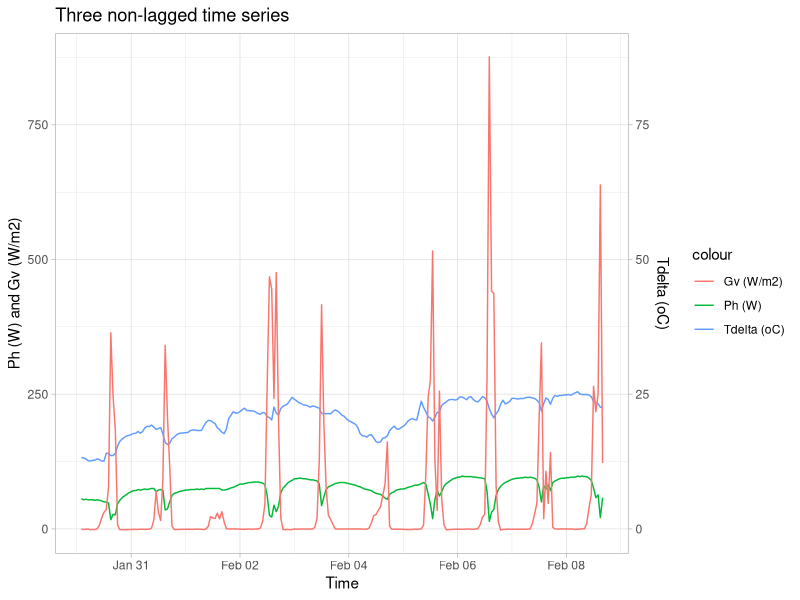
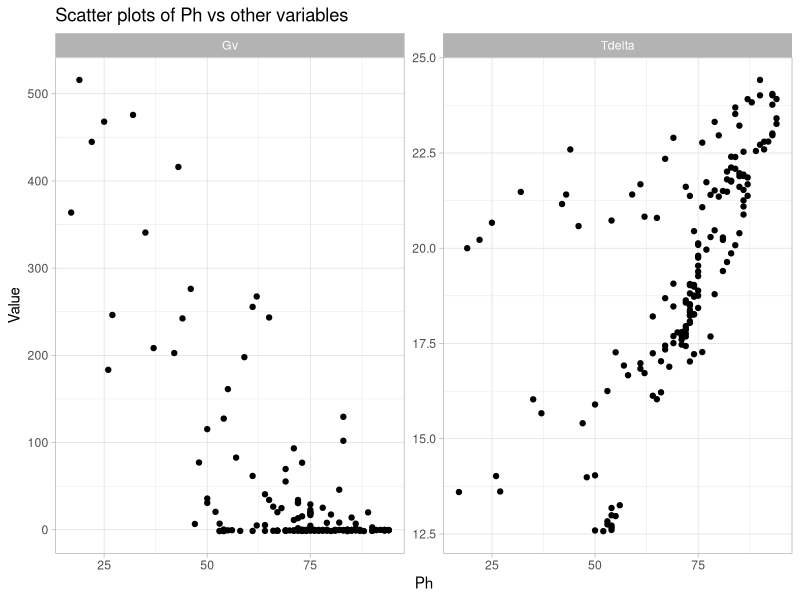
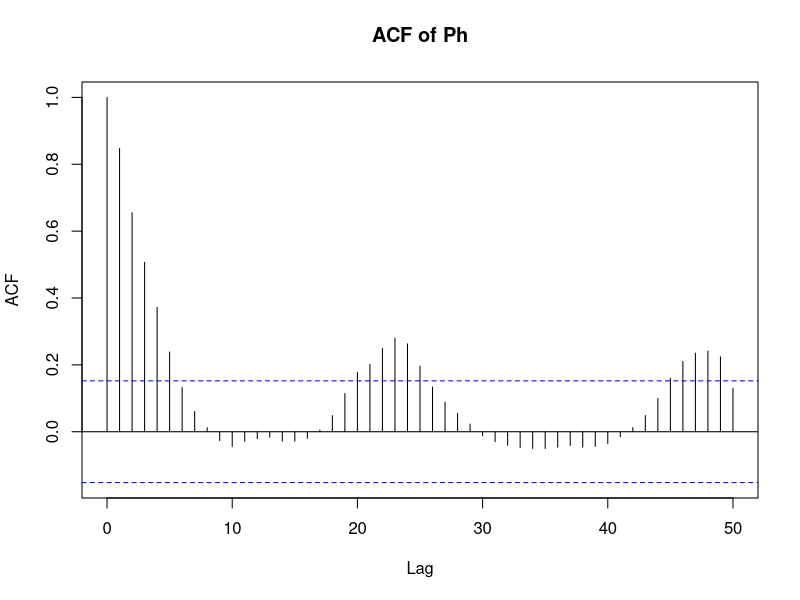
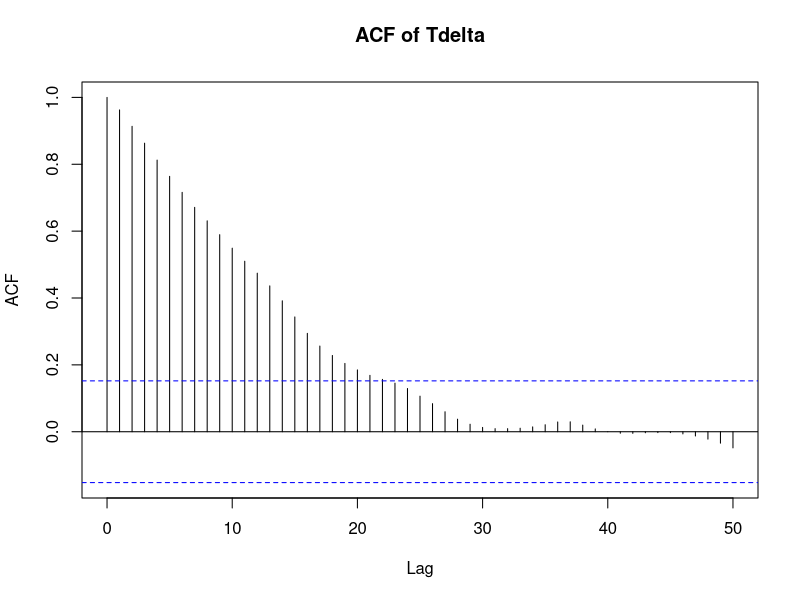
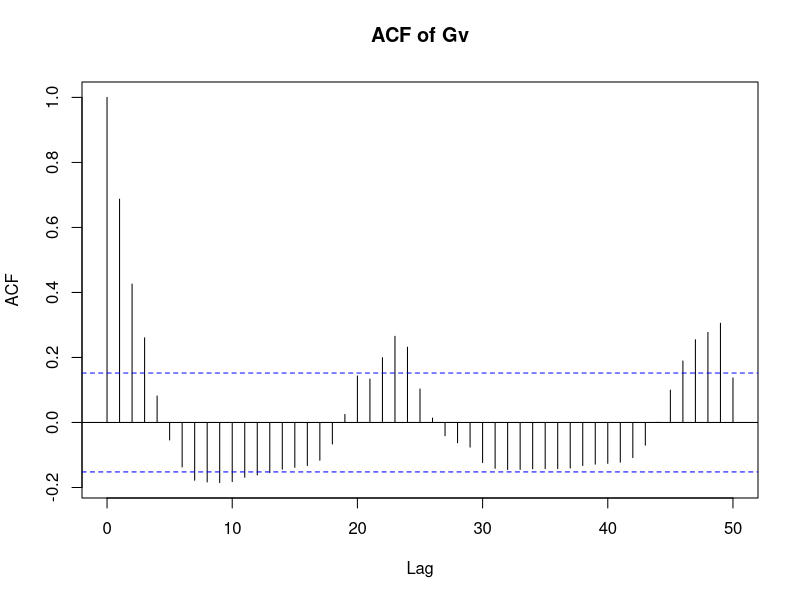

The R script that drew these images, in order: (Note: this script raises an error after producing the figures.)
# ---- Question 3.1: Load data ----
rm(list = ls())
library(ggplot2)
library(tidyr)
library(gridExtra)

# Read data
data <- read.csv("assignment3_2025/box_data_60min.csv")

# Create continuous time variable starting from 0
data$tdate <- as.POSIXct(data$tdate, "%Y-%m-%d %H:%M:%S", tz="UTC")

# Create the ggplot Ph Tdelta Gv with time
ggplot(data, aes(x = tdate)) +
  geom_line(aes(y = Ph, color = "Ph (W)")) +
  geom_line(aes(y = Tdelta*10, color = "Tdelta (oC)")) +
  geom_line(aes(y = Gv, color = "Gv (W/m2)")) +
  scale_y_continuous(
    name = "Ph (W) and Gv (W/m2)",
    sec.axis = sec_axis(~ ./10, name = "Tdelta (oC)")
  ) +
  
  labs(title = "Three non-lagged time series", x = "Time", y = "Response") +
  theme_light()

# ---- Question 3.2: Split data ----
# Divide intro train and test set
teststart <- as.POSIXct("2013-02-06 00:00", tz="UTC")
train <- data[data$tdate < teststart, ]
test <- data[data$tdate >= teststart, ]

# ---- Question 3.3: Data analysis ----
target_column <- "Ph"
# Reshape the dataframe to a long format
data_nonlag = train[c("Ph", "Tdelta", "Gv")]
data_long <- data_nonlag %>%
  pivot_longer(cols = colnames(data_nonlag)[2:3], names_to = "variable", values_to = "value")

# Create the scatter plot with facets
ggplot(data_long, aes_string(x = target_column, y = "value")) +
  geom_point() +
  facet_wrap(~ variable, scales = "free_y") +
  labs(title = paste("Scatter plots of", target_column, "vs other variables"),
       x = target_column,
       y = "Value") +
  theme_light()

# ACF plots
acf(train$Ph, lag.max=50, main = paste("ACF of Ph"))
acf(train$Tdelta, lag.max=50, main = paste("ACF of Tdelta"))
acf(train$Gv, lag.max=50, main = paste("ACF of Gv"))

# CCF plots
ccf_tdelta <- Ccf(train$Tdelta, train$Ph, lag.max = 50, plot = TRUE)
ccf_gv <- Ccf(train$Gv, train$Ph, lag.max = 50, plot = TRUE)

# ---- Question 3.4: Impulse response?? ----
# # Build lag matrix
# library(dynlm)
# 
# # Impulse response from Tdelta to Ph
# lags <- 10
# tdelta_model <- dynlm(Ph ~ L(Tdelta, 0:lags), data = train)
# plot(0:3, coef(tdelta_model)[-1], type = "h",
#      xlab = "Lag", ylab = "Coefficient", main = "Impulse Response: Tdelta → Ph")
# 
# # Impulse response from Gv to Ph
# gv_model <- dynlm(Ph ~ L(Gv, 0:lags), data = train)
# plot(0:lags, coef(gv_model)[-1], type = "h",
#      xlab = "Lag", ylab = "Coefficient", main = "Impulse Response: Gv → Ph")

# ---- Question 3.5: Linear regression ----
# First train the model based on 3 data points before doing one-step prediction
lm_model <- lm(Ph ~ Tdelta + Gv, data = train[1:3,])

res_list = list()
y_pred_list = list()
for (i in (4:nrow(train))) {
  y_true = train[i,]$Ph
  y_pred = predict(lm_model, newdata = train[i,])
  residual = (y_true - y_pred)[1]
  
  res_list[i] <- residual
  y_pred_list[i] = y_pred
  
  lm_model = lm(Ph ~ Tdelta + Gv, data = train[1:i,])
}

# Residual diagnostics
combined_list = mapply(cbind, y_pred_list, res_list, SIMPLIFY = FALSE)
df_pred_residual <- do.call(rbind, combined_list)
df_pred_residual <- as.data.frame(df_pred_residual, stringsAsFactors = FALSE)

# Add three null values at the beginning of each column
df_pred_residual <- rbind(data.frame(V1 = rep(NA, 3), V2 = rep(NA, 3)), df_pred_residual)

df_pred_residual$tdate = train$tdate
df_pred_residual$y_true = train$Ph
df_pred_residual$Tdelta = train$Tdelta
df_pred_residual$Gv = train$Gv
colnames(df_pred_residual)[1:2] <- c("y_pred", "residuals")

# Create the ggplot y_pred and y_true
ggplot(df_pred_residual, aes(x = tdate)) +
  geom_point(aes(y = y_true, color = "y_true (Ph)")) +
  geom_line(aes(y = y_pred, color = "y_pred (Ph)")) +
  scale_color_manual(values = c("y_true (Ph)" = "black", "y_pred (Ph)" = "red")) +
  labs(title = "Comparison: true Ph and predicted Ph based on linear regression model",
       x = "Time", y = "Response", color = "Legend") +
  theme_light()

# Residuals
# Create the residuals plot
residuals_plot <- ggplot(df_pred_residual, aes(x = tdate)) +
  geom_line(aes(y = residuals)) +
  labs(title = "Residuals from one-step prediction using linear regression",
       x = "Time", y = "Residuals") +
  theme_light()

# Remove missing values from the residuals column
cleaned_residuals <- na.omit(df_pred_residual$residuals)

# Create the ACF plot
acf_plot <- ggplot(data.frame(lag = acf(cleaned_residuals, lag.max=50)$lag, 
                              acf = acf(cleaned_residuals, lag.max=50)$acf), 
                   aes(x = lag, y = acf)) +
  geom_bar(stat = "identity") +
  labs(title = "ACF of Residuals", x = "Lag", y = "ACF") +
  theme_light()

# Create the CCF plots
ccf_tdelta_data <- ccf(df_pred_residual[4:nrow(df_pred_residual),]$Tdelta, 
                       df_pred_residual[4:nrow(df_pred_residual),]$residuals, lag.max = 50, plot = FALSE)
ccf_tdelta_plot <- ggplot(data.frame(lag = ccf_tdelta_data$lag, ccf = ccf_tdelta_data$acf), aes(x = lag, y = ccf)) +
  geom_bar(stat = "identity") +
  labs(title = "CCF of Tdelta and residuals", x = "Lag", y = "CCF") +
  theme_light()

ccf_gv_data <- ccf(df_pred_residual[4:nrow(df_pred_residual),]$Gv, 
                   df_pred_residual[4:nrow(df_pred_residual),]$residuals, lag.max = 50, plot = FALSE)
ccf_gv_plot <- ggplot(data.frame(lag = ccf_gv_data$lag, ccf = ccf_gv_data$acf), aes(x = lag, y = ccf)) +
  geom_bar(stat = "identity") +
  labs(title = "CCF of Gv and residuals", x = "Lag", y = "CCF") +
  theme_light()


# Combine the two plots into one figure
grid.arrange(residuals_plot, acf_plot, ccf_tdelta_plot, ccf_gv_plot, ncol = 1)


# Need to add ARX

# ---- Question 3.6: Linear regression ----
arx1_model <- lm(Ph ~ Ph.l1 + Tdelta + Gv, data = train)
summary(arx1_model)

# Residual diagnostics
resid_arx1 <- resid(arx1_model)
plot(resid_arx1, type = "l", main = "Residuals from ARX(1)")
acf(resid_arx1, main = "ACF of ARX(1) Residuals")

# ---- Question 3.7: Linear regression ----
library(MASS)

max_order <- 5
aic_vals <- numeric(max_order)
bic_vals <- numeric(max_order)

for (order in 1:max_order) {
  predictors <- paste0("Ph.l", 1:order, collapse = " + ")
  tdelta_lags <- paste0("Tdelta.l", 0:(order - 1), collapse = " + ")
  gv_lags <- paste0("Gv.l", 0:(order - 1), collapse = " + ")
  
  formula <- as.formula(paste("Ph ~", predictors, "+", tdelta_lags, "+", gv_lags))
  fit <- lm(formula, data = train)
  
  aic_vals[order] <- AIC(fit)
  bic_vals[order] <- BIC(fit)
}

# Plot
plot(1:max_order, aic_vals, type = "b", col = "blue", ylim = range(c(aic_vals, bic_vals)),
     ylab = "Information Criterion", xlab = "Model Order", main = "AIC vs BIC")
lines(1:max_order, bic_vals, type = "b", col = "red")
legend("topright", legend = c("AIC", "BIC"), col = c("blue", "red"), lty = 1)

# ---- Question 3.8: Linear regression ----
library(Metrics)

rmse_vals <- numeric(max_order)

for (order in 1:max_order) {
  predictors <- paste0("Ph.l", 1:order, collapse = " + ")
  tdelta_lags <- paste0("Tdelta.l", 0:(order - 1), collapse = " + ")
  gv_lags <- paste0("Gv.l", 0:(order - 1), collapse = " + ")
  
  formula <- as.formula(paste("Ph ~", predictors, "+", tdelta_lags, "+", gv_lags))
  fit <- lm(formula, data = train)
  
  preds <- predict(fit, newdata = test)
  rmse_vals[order] <- rmse(test$Ph, preds)
}

# Plot RMSE vs Model Order
plot(1:max_order, rmse_vals, type = "b", col = "darkgreen",
     xlab = "Model Order", ylab = "RMSE", main = "One-step RMSE on Test Data")

# ---- Question 3.9: Linear regression ----
best_order <- which.min(bic_vals)  # Or pick based on RMSE if preferred

# Recursive multi-step prediction
predicted_ph <- rep(NA, nrow(data))
for (t in (best_order + 1):nrow(data)) {
  lag_ph <- sapply(1:best_order, function(l) predicted_ph[t - l])
  lag_td <- sapply(0:(best_order - 1), function(l) data$Tdelta[t - l])
  lag_gv <- sapply(0:(best_order - 1), function(l) data$Gv[t - l])
  
  coefs <- coef(lm(
    as.formula(paste("Ph ~", 
                     paste0("Ph.l", 1:best_order, collapse = " + "), "+",
                     paste0("Tdelta.l", 0:(best_order - 1), collapse = " + "), "+",
                     paste0("Gv.l", 0:(best_order - 1), collapse = " + ")
    )), data = train))
  
  pred <- sum(c(1, lag_ph, lag_td, lag_gv) * coefs)
  predicted_ph[t] <- pred
}

# Plot vs actual
plot(data$time, data$Ph, type = "l", col = "black", main = "Simulated Multi-Step Forecast", ylab = "Ph")
lines(data$time, predicted_ph, col = "red")
legend("topright", legend = c("Observed", "Predicted"), col = c("black", "red"), lty = 1)

# ---- Question 3.10: Linear regression ----
#We explored the dynamic relationships between heating (Ph), internal/external temperature difference (Tdelta), and solar radiation (Gv). Through impulse response analysis and model fitting, it was evident that a higher-order ARX model (order 2–3) provided substantial improvements over a simple linear regression. Based on AIC, BIC, and RMSE, the optimal order was around 2. Multi-step prediction showed reasonable performance, suggesting the model's potential for real-time operational use, provided that input variables are reliably forecasted.
